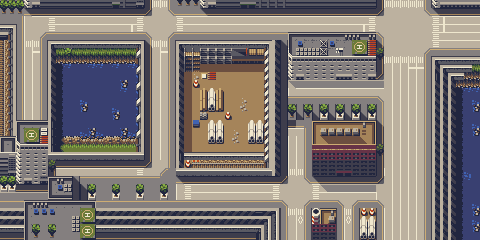

Below is a game level as drawn by its tile map, then a one-line description and the .tmx that defines it (tile-layer data replaced by summaries):
An orthogonal 60x30 tile map with 8x8 px tiles, 3 tile layers (Ground, Road, Decor).

<map version="1.2" tiledversion="1.2.4" orientation="orthogonal" renderorder="right-down" width="60" height="30" tilewidth="8" tileheight="8" infinite="0" nextlayerid="7" nextobjectid="1">
 <tileset firstgid="1" name="galletcity_tiles" tilewidth="8" tileheight="8" tilecount="168" columns="8">
  <image source="./galletcity_tiles.png" trans="ff00ff" width="64" height="168" />
 </tileset>
 <layer id="4" name="Ground" width="60" height="30">
  <data>[1800 cells, 625 non-empty, 1 distinct tile ids]</data>
 </layer>
 <layer id="5" name="Road" width="60" height="30">
  <data>[1800 cells, 798 non-empty, 28 distinct tile ids]</data>
 </layer>
 <layer id="6" name="Decor" width="60" height="30">
  <data>[1800 cells, 1073 non-empty, 112 distinct tile ids]</data>
 </layer>
</map>
